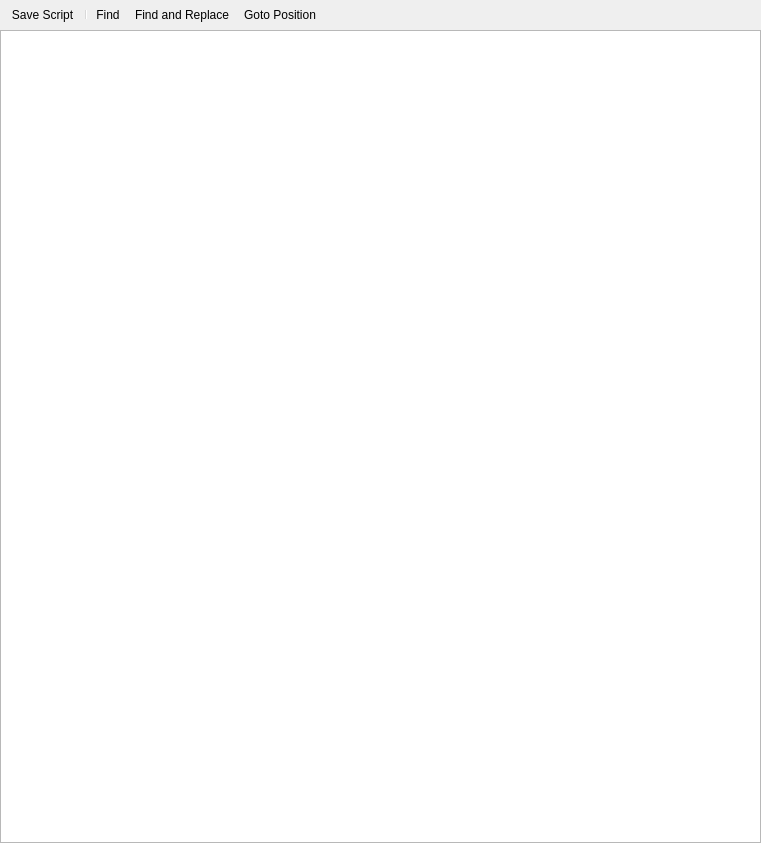
<?xml version="1.0" encoding="UTF-8"?>
<ui version="4.0">
 <class>ScriptEditor</class>
 <widget class="QWidget" name="ScriptEditor">
  <property name="geometry">
   <rect>
    <x>0</x>
    <y>0</y>
    <width>761</width>
    <height>843</height>
   </rect>
  </property>
  <property name="windowTitle">
   <string>Form</string>
  </property>
  <layout class="QVBoxLayout" name="verticalLayout_3">
   <property name="spacing">
    <number>6</number>
   </property>
   <property name="margin">
    <number>0</number>
   </property>
   <item>
    <layout class="QVBoxLayout" name="verticalLayout">
     <property name="spacing">
      <number>1</number>
     </property>
     <property name="sizeConstraint">
      <enum>QLayout::SetDefaultConstraint</enum>
     </property>
     <property name="rightMargin">
      <number>0</number>
     </property>
     <item>
      <widget class="QToolBar" name="toolbar">
       <property name="sizePolicy">
        <sizepolicy hsizetype="Expanding" vsizetype="Minimum">
         <horstretch>0</horstretch>
         <verstretch>0</verstretch>
        </sizepolicy>
       </property>
       <property name="minimumSize">
        <size>
         <width>334</width>
         <height>23</height>
        </size>
       </property>
       <property name="autoFillBackground">
        <bool>true</bool>
       </property>
       <property name="floatable">
        <bool>true</bool>
       </property>
       <addaction name="actionSave_Script"/>
       <addaction name="separator"/>
       <addaction name="actionFind"/>
       <addaction name="actionFindReplace"/>
       <addaction name="actionGoto_Pos"/>
      </widget>
     </item>
     <item>
      <widget class="smTextEdit" name="textEdit"/>
     </item>
    </layout>
   </item>
  </layout>
  <action name="actionSave_Script">
   <property name="text">
    <string>Save Script</string>
   </property>
   <property name="toolTip">
    <string>Save Script</string>
   </property>
   <property name="shortcut">
    <string>Ctrl+S</string>
   </property>
  </action>
  <action name="actionGoto_Pos">
   <property name="text">
    <string>Goto Position</string>
   </property>
   <property name="shortcut">
    <string>Ctrl+G</string>
   </property>
  </action>
  <action name="actionFind">
   <property name="text">
    <string>Find</string>
   </property>
   <property name="toolTip">
    <string>Find Text</string>
   </property>
   <property name="shortcut">
    <string>Ctrl+F</string>
   </property>
  </action>
  <action name="actionFindReplace">
   <property name="text">
    <string>Find and Replace</string>
   </property>
   <property name="toolTip">
    <string>Find and Replace Text</string>
   </property>
   <property name="shortcut">
    <string>Ctrl+H</string>
   </property>
  </action>
 </widget>
 <customwidgets>
  <customwidget>
   <class>smTextEdit</class>
   <extends>QTextEdit</extends>
   <header>smTextEdit.h</header>
  </customwidget>
 </customwidgets>
 <resources/>
 <connections/>
</ui>
